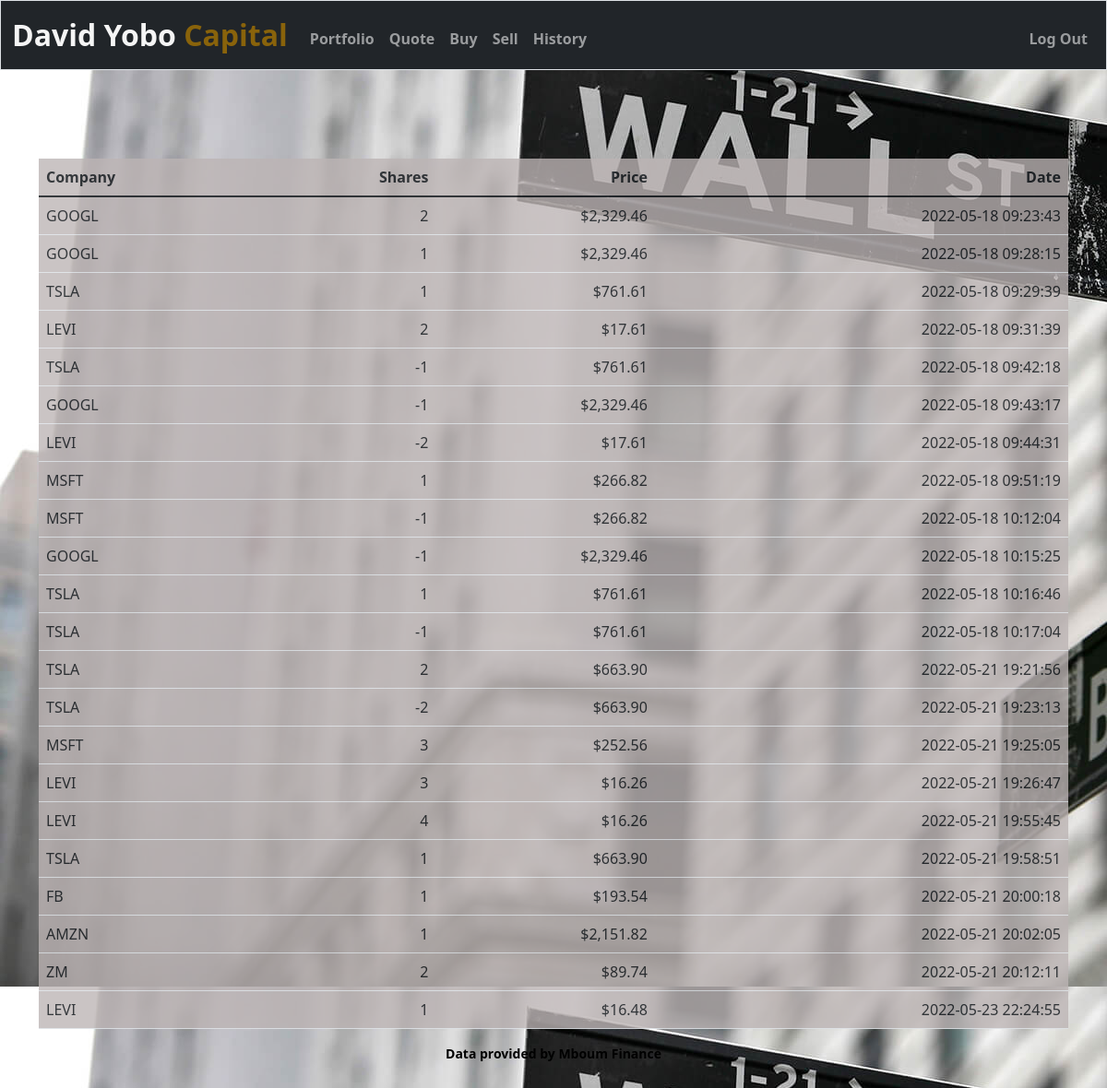
Screenshot of /history (signed in) with the database file from the repository.
### tables this page shows
CREATE TABLE transactions (user INTEGER NOT NULL, company TEXT NOT NULL, symbol TEXT NOT NULL, type TEXT NOT NULL, price NUMERIC NOT NULL, shares INTEGER NOT NULL, total NUMERIC NOT NULL, timing NOT NULL, dollarprice TEXT, FOREIGN KEY(user) REFERENCES users(id));

### app.py (the view)
@app.route("/history")
@login_required
def history():
    been_trading = db.execute("SELECT * FROM transactions WHERE user = ?", session["user_id"])
    if been_trading:
        return render_template("history.html", data=been_trading)
    else:
        return render_template("emptyhistory.html")

### app.py (called while the page is built)
@app.after_request
def after_request(response):
    response.headers["Cache-Control"] = "no-cache, no-store, must-revalidate"
    response.headers["Expires"] = 0
    response.headers["Pragma"] = "no-cache"
    return response

### helpers.py (called while the page is built)
def login_required(f):
    @wraps(f)
    def decorated_function(*args, **kwargs):
        if session.get("user_id") is None:
            return redirect("/login")
        return f(*args, **kwargs)
    return decorated_function

### templates/history.html (shortened to what this page needs)
{% extends "layout.html" %}
{% block main %}
<main class="container py-5 text-center">
  <div style="background-color: rgba(189, 181, 181, 0.87); opacity:0.9;">
  <table class="table">
    <thead>
      <tr>
         <th class="text-start">Company</th>
         <th class="text-end">Shares</th>
         <th class="text-end">Price</th>
         <th class="text-end">Date</th>
      </tr>
    </thead>
    <tbody>
      {% for row in data %}
       <tr>
          <td class="text-start">{{ row.symbol }}</td>
          <td class="text-end">{{ row.shares }}</td>
          <td class="text-end">{{ row.dollarprice }}</td>
          <td class="text-end">{{ row.timing }}</td>
       </tr>
      {% endfor %}
    </tbody>
  </table>
  </div>
{% endblock %}

### templates/layout.html (style rules this page uses)
body { background-image: url('static/background.jpg'); }

### rows the page displays
transactions: symbol "GOOGL", shares "2", dollarprice "$2,329.46", timing "2022-05-18 09:23:43"
transactions: symbol "GOOGL", shares "1", dollarprice "$2,329.46", timing "2022-05-18 09:28:15"
transactions: symbol "TSLA", shares "1", dollarprice "$761.61", timing "2022-05-18 09:29:39"
transactions: symbol "LEVI", shares "2", dollarprice "$17.61", timing "2022-05-18 09:31:39"
transactions: symbol "TSLA", shares "-1", dollarprice "$761.61", timing "2022-05-18 09:42:18"
transactions: symbol "GOOGL", shares "-1", dollarprice "$2,329.46", timing "2022-05-18 09:43:17"
transactions: symbol "LEVI", shares "-2", dollarprice "$17.61", timing "2022-05-18 09:44:31"
transactions: symbol "MSFT", shares "1", dollarprice "$266.82", timing "2022-05-18 09:51:19"
transactions: symbol "MSFT", shares "-1", dollarprice "$266.82", timing "2022-05-18 10:12:04"
transactions: symbol "GOOGL", shares "-1", dollarprice "$2,329.46", timing "2022-05-18 10:15:25"
transactions: symbol "TSLA", shares "1", dollarprice "$761.61", timing "2022-05-18 10:16:46"
transactions: symbol "TSLA", shares "-1", dollarprice "$761.61", timing "2022-05-18 10:17:04"
transactions: symbol "TSLA", shares "2", dollarprice "$663.90", timing "2022-05-21 19:21:56"
transactions: symbol "TSLA", shares "-2", dollarprice "$663.90", timing "2022-05-21 19:23:13"
transactions: symbol "MSFT", shares "3", dollarprice "$252.56", timing "2022-05-21 19:25:05"
transactions: symbol "LEVI", shares "3", dollarprice "$16.26", timing "2022-05-21 19:26:47"
transactions: symbol "LEVI", shares "4", dollarprice "$16.26", timing "2022-05-21 19:55:45"
transactions: symbol "TSLA", shares "1", dollarprice "$663.90", timing "2022-05-21 19:58:51"
transactions: symbol "FB", shares "1", dollarprice "$193.54", timing "2022-05-21 20:00:18"
transactions: symbol "AMZN", shares "1", dollarprice "$2,151.82", timing "2022-05-21 20:02:05"
transactions: symbol "ZM", shares "2", dollarprice "$89.74", timing "2022-05-21 20:12:11"
transactions: symbol "LEVI", shares "1", dollarprice "$16.48", timing "2022-05-23 22:24:55"
